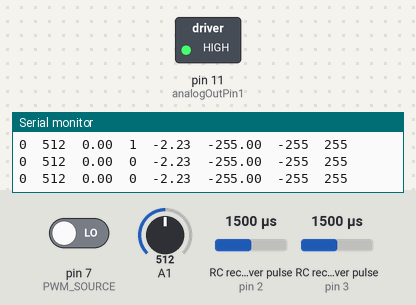
The sketch below on a simulated Arduino Uno, built with avr-gcc and run on an emulated ATmega328P. Shown: switched loads named in the sketch (green lamp = pin HIGH), the last lines printed to the serial monitor. Wiring (inferred from the names in the program): 2 × RC receiver channel: data pin 2 / data pin 3. The test bench sets the inputs (shaded band); at power-on: A1 = 512, pin 7 (PWM_SOURCE) LOW, RC receiver pulse (sensors on pin 2, pin 3) 1500 µs.

Above: at 1.2 s.
1.3 s: A1 set to 180
2.8 s: A1 set to 166
At 3.5 s:
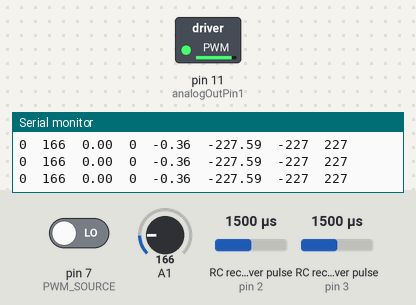
4.3 s: A1 set to 122
At 5.3 s:
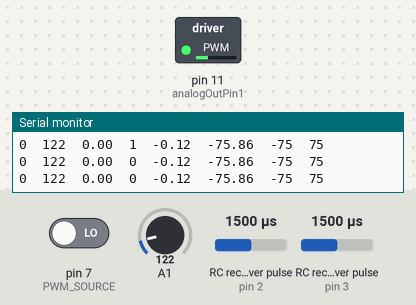
Timing chart, 0 to 7.3 s (numbered marks = the images above; inputs shaded):
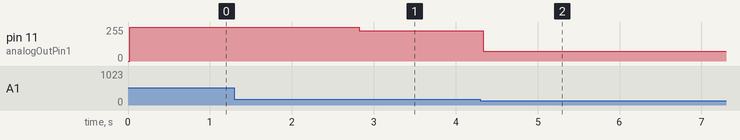

Measured:
- after the input at 2.8 s, pin 11 (analogOutPin1): 255/255 → 227/255 at once
- after the input at 4.3 s, pin 11 (analogOutPin1): 227/255 → 75/255 at once

The sketch:

encoder_P_Position2.ino
```cpp
// Assign your channel in pins
#define CHANNEL_A_PIN 2
#define CHANNEL_B_PIN 3
volatile long unCountShared;

//A0 reads in angle
//0-5V = 0-pi
const int analogInPin=A0;
const int analogOutPin1=11;
const int analogOutPin2=9;
const int analogOutPin3=10;

int val = 0;
int val2 = 0;
int mag = 0;
//float servo_mult=0;
float k_pot = (390-100)/(PI/2);


# define PWM_SOURCE 7
static int zero[6]={1475,1470,1490,1480,1460,1490}; //Zero positions of servos, in this positions their arms are perfectly horizontal, in us

static int globzeros[6] = {100,100,100,100,100,100};

//put the motor number for this arduino here:
int motornum = 1;

int glob0 = globzeros[motornum-1];

float servo_mult=1000.0/(PI);

void setup()
{
  Serial.begin(115200);
  //attach the interrupts
  attachInterrupt(0, channelA,CHANGE);
  attachInterrupt(1, channelB,CHANGE);
//  int tot = 0;
//  for (int k=0; k<100; k++){
//    tot += analogRead(1);
//  }
//  int globV = tot/100;
//  int glob0 = 87;
//  float k_pot = (360-87)/(2*PI);
//  float globPos = (globV - glob0)/k_pot;
//  unCountShared = long( globPos*8000/(2*PI) );
}
void loop()
{
  // create local variables to hold a local copies of the channel inputs
  // these are declared static so that their values will be retained
  // between calls to loop.
  static long unCount;

  noInterrupts(); // turn interrupts off quickly while we take local copies of the shared variables

  unCount = unCountShared;

  interrupts();

  //float posfloat = unCount*2*PI/(8000.0); //our encoder position in radians
  float posfloat = (analogRead(1) - glob0)/k_pot;
  //val is desired angle
  //0-1023 = 0-pi
  //val = analogRead(analogInPin); //raw reference position value.
  //val = val-512; //this number should be scaled to go from -PI to PI
  val = pulseIn(PWM_SOURCE, HIGH, 20000);

  //float ref_command_float = val*PI/512.0;//this should be the reference position in radians.
  float ref_command_float = (val - zero[0])/servo_mult; //this should give the reference position, converted from microseconds to radians

  if (ref_command_float < 0){
    ref_command_float = 0;
  }
  if ( ref_command_float > PI/2){
    ref_command_float = PI/2;
  }

  float float_error = ref_command_float - posfloat;//this is our current error value!!

  float kp = 500.0/(PI/4.0);//some guess for KP.........

  float float_U = kp*float_error;

  if(float_U>255.0){
    float_U = 255.0;
  }

  if (float_U<-255.0){
    float_U = -255.0;
  }

  val2 = int(float_U);
  mag = abs(val2);

  if(val2>20){
   digitalWrite(analogOutPin2,LOW);
   analogWrite(analogOutPin1,mag);
   digitalWrite(analogOutPin3,HIGH);
 }
 else if(val2<-20){
   digitalWrite(analogOutPin3,LOW);
   analogWrite(analogOutPin1,mag);
   digitalWrite(analogOutPin2,HIGH);
 }

 else{
   digitalWrite(analogOutPin3,LOW);
   analogWrite(analogOutPin1,0);
   digitalWrite(analogOutPin2,LOW);
 }

  Serial.print(val);
  Serial.print("\t");
  Serial.print(analogRead(1));
  Serial.print("\t");
  Serial.print(ref_command_float);
  Serial.print("\t");
  Serial.print(unCount);
  Serial.print("\t");
  Serial.print(float_error);
  Serial.print("\t");
  Serial.print(float_U);
  Serial.print("\t");
  Serial.print(val2);
  Serial.print("\t");
  Serial.println(mag);

//  Serial.print(val);
//  Serial.print("\n");
//  Serial.print(ref_command_float);
//  Serial.print("\n");
//  Serial.print(posfloat);
//  Serial.print("\t");
//  Serial.print(float_error);
//  Serial.print("\t");
//  Serial.print(float_U);
//  Serial.print("\t");
//  Serial.print(val2);
//  Serial.print("\t");
//  Serial.println(mag);

//  Serial.println(val);
//  Serial.println(mag);
//  Serial.print(millis());
//  Serial.print("\t");
//  Serial.println(unCount);
  delay(1);

}


// simple interrupt service routine
void channelA()
{
  //Serial.println("A");
  if (digitalRead(CHANNEL_A_PIN) == HIGH)
  {
	if (digitalRead(CHANNEL_B_PIN) == LOW)
	{
  	unCountShared++;
	}
	else
	{
  	unCountShared--;
	}
  }
  else
  {
	if (digitalRead(CHANNEL_B_PIN) == HIGH)
	{
  	unCountShared++;
	}
	else
	{
  	unCountShared--;
	}
  }
}

void channelB()
{
  //Serial.println("B");
  if (digitalRead(CHANNEL_B_PIN) == HIGH)
  {
	if (digitalRead(CHANNEL_A_PIN) == HIGH)
	{
  	unCountShared++;
	}
	else
	{
  	unCountShared--;
	}
  }
  else
  {
	if (digitalRead(CHANNEL_A_PIN) == LOW)
	{
  	unCountShared++;
	}
	else
	{
  	unCountShared--;
	}
  }
}
```
